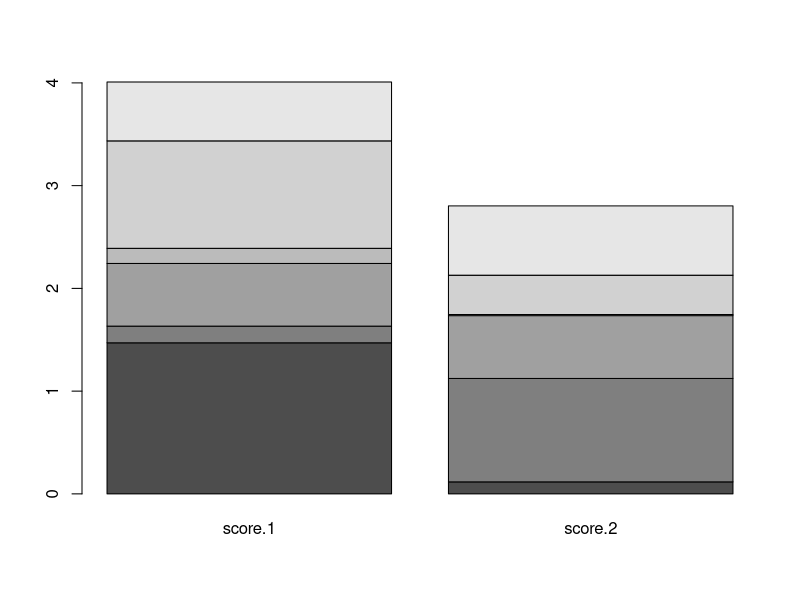

Source code (R):
#as.matrix(reshape(rnorm(9),c(3,3)))



## multiple id variables
df3 <- data.frame(school = rep(1:3, each = 4), class = rep(9:10, 6),
                  time = rep(c(1,1,2,2), 3), score = rnorm(12)^2)
wide <- reshape(df3, idvar = c("school","class"), direction = "wide")

## transform back
reshape(wide)

barplot(as.matrix(wide[,3:4]))
?barplot
